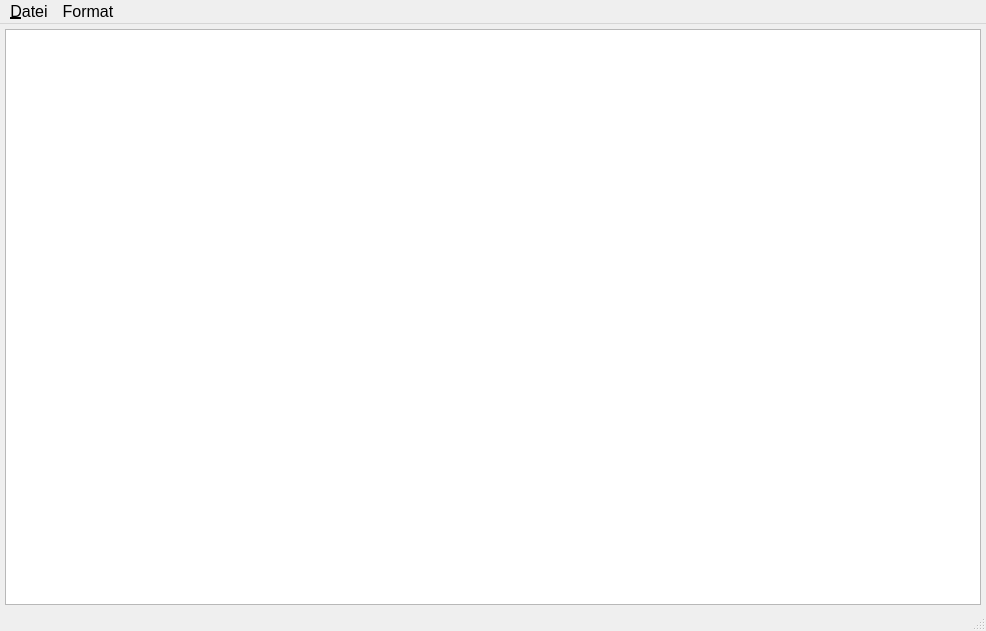
<?xml version="1.0" encoding="UTF-8"?>
<ui version="4.0">
 <class>MainWindow</class>
 <widget class="QMainWindow" name="MainWindow">
  <property name="geometry">
   <rect>
    <x>0</x>
    <y>0</y>
    <width>986</width>
    <height>631</height>
   </rect>
  </property>
  <property name="font">
   <font>
    <pointsize>12</pointsize>
   </font>
  </property>
  <property name="windowTitle">
   <string>Editor</string>
  </property>
  <widget class="QWidget" name="centralwidget">
   <layout class="QVBoxLayout" name="verticalLayout">
    <property name="leftMargin">
     <number>5</number>
    </property>
    <property name="topMargin">
     <number>5</number>
    </property>
    <property name="rightMargin">
     <number>5</number>
    </property>
    <property name="bottomMargin">
     <number>2</number>
    </property>
    <item>
     <widget class="QTextEdit" name="textEdit">
      <property name="lineWrapMode">
       <enum>QTextEdit::WidgetWidth</enum>
      </property>
     </widget>
    </item>
   </layout>
  </widget>
  <widget class="QMenuBar" name="menubar">
   <property name="geometry">
    <rect>
     <x>0</x>
     <y>0</y>
     <width>986</width>
     <height>32</height>
    </rect>
   </property>
   <widget class="QMenu" name="menuDatei">
    <property name="title">
     <string>&amp;Datei</string>
    </property>
    <addaction name="actionNeu"/>
    <addaction name="actionFfnen"/>
    <addaction name="separator"/>
    <addaction name="actionBEenden"/>
   </widget>
   <widget class="QMenu" name="menuFormat">
    <property name="title">
     <string>Format</string>
    </property>
    <addaction name="actionAutomatischerZeilenumbruch"/>
   </widget>
   <addaction name="menuDatei"/>
   <addaction name="menuFormat"/>
  </widget>
  <widget class="QStatusBar" name="statusbar"/>
  <action name="actionBEenden">
   <property name="text">
    <string>B&amp;eenden</string>
   </property>
  </action>
  <action name="actionNeu">
   <property name="text">
    <string>&amp;Neu</string>
   </property>
  </action>
  <action name="actionFfnen">
   <property name="text">
    <string>&amp;Öffnen...</string>
   </property>
  </action>
  <action name="actionAutomatischerZeilenumbruch">
   <property name="checkable">
    <bool>true</bool>
   </property>
   <property name="checked">
    <bool>true</bool>
   </property>
   <property name="text">
    <string>Automatischer &amp;Zeilenumbruch</string>
   </property>
  </action>
 </widget>
 <resources/>
 <connections/>
</ui>
